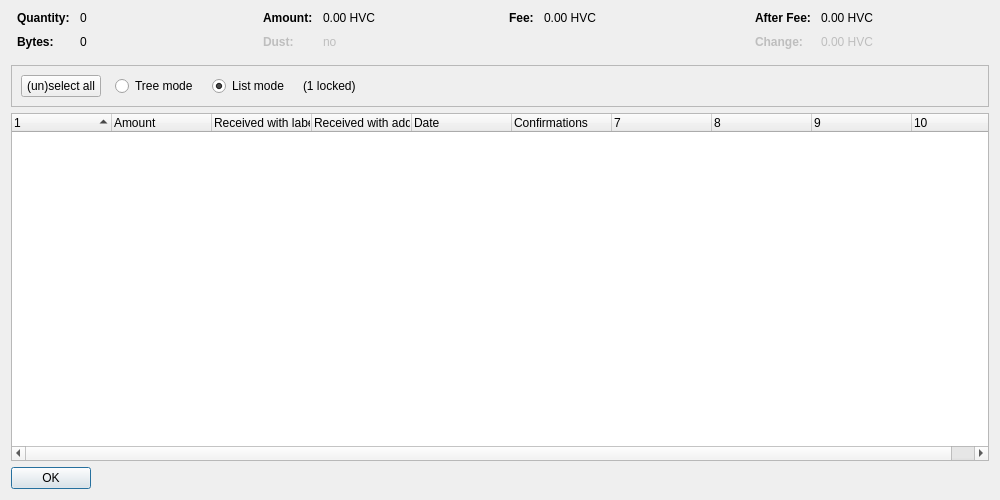
<?xml version="1.0" encoding="UTF-8"?>
<ui version="4.0">
 <class>CoinControlDialog</class>
 <widget class="QDialog" name="CoinControlDialog">
  <property name="geometry">
   <rect>
    <x>0</x>
    <y>0</y>
    <width>1000</width>
    <height>500</height>
   </rect>
  </property>
  <property name="windowTitle">
   <string>Coin Selection</string>
  </property>
  <layout class="QVBoxLayout" name="verticalLayout">
   <item>
    <layout class="QHBoxLayout" name="horizontalLayoutTop" stretch="0,0,0,0">
     <property name="topMargin">
      <number>0</number>
     </property>
     <property name="bottomMargin">
      <number>10</number>
     </property>
     <item>
      <layout class="QFormLayout" name="formLayoutCoinControl1">
       <property name="horizontalSpacing">
        <number>10</number>
       </property>
       <property name="verticalSpacing">
        <number>10</number>
       </property>
       <property name="leftMargin">
        <number>6</number>
       </property>
       <property name="rightMargin">
        <number>6</number>
       </property>
       <item row="0" column="0">
        <widget class="QLabel" name="labelCoinControlQuantityText">
         <property name="font">
          <font>
           <weight>75</weight>
           <bold>true</bold>
          </font>
         </property>
         <property name="text">
          <string>Quantity:</string>
         </property>
        </widget>
       </item>
       <item row="0" column="1">
        <widget class="QLabel" name="labelCoinControlQuantity">
         <property name="cursor">
          <cursorShape>IBeamCursor</cursorShape>
         </property>
         <property name="contextMenuPolicy">
          <enum>Qt::ActionsContextMenu</enum>
         </property>
         <property name="text">
          <string notr="true">0</string>
         </property>
         <property name="textInteractionFlags">
          <set>Qt::LinksAccessibleByMouse|Qt::TextSelectableByKeyboard|Qt::TextSelectableByMouse</set>
         </property>
        </widget>
       </item>
       <item row="1" column="0">
        <widget class="QLabel" name="labelCoinControlBytesText">
         <property name="font">
          <font>
           <weight>75</weight>
           <bold>true</bold>
          </font>
         </property>
         <property name="text">
          <string>Bytes:</string>
         </property>
        </widget>
       </item>
       <item row="1" column="1">
        <widget class="QLabel" name="labelCoinControlBytes">
         <property name="cursor">
          <cursorShape>IBeamCursor</cursorShape>
         </property>
         <property name="contextMenuPolicy">
          <enum>Qt::ActionsContextMenu</enum>
         </property>
         <property name="text">
          <string notr="true">0</string>
         </property>
         <property name="textInteractionFlags">
          <set>Qt::LinksAccessibleByMouse|Qt::TextSelectableByKeyboard|Qt::TextSelectableByMouse</set>
         </property>
        </widget>
       </item>
      </layout>
     </item>
     <item>
      <layout class="QFormLayout" name="formLayoutCoinControl2">
       <property name="horizontalSpacing">
        <number>10</number>
       </property>
       <property name="verticalSpacing">
        <number>10</number>
       </property>
       <property name="leftMargin">
        <number>6</number>
       </property>
       <property name="rightMargin">
        <number>6</number>
       </property>
       <item row="0" column="0">
        <widget class="QLabel" name="labelCoinControlAmountText">
         <property name="font">
          <font>
           <weight>75</weight>
           <bold>true</bold>
          </font>
         </property>
         <property name="text">
          <string>Amount:</string>
         </property>
        </widget>
       </item>
       <item row="0" column="1">
        <widget class="QLabel" name="labelCoinControlAmount">
         <property name="cursor">
          <cursorShape>IBeamCursor</cursorShape>
         </property>
         <property name="contextMenuPolicy">
          <enum>Qt::ActionsContextMenu</enum>
         </property>
         <property name="text">
          <string notr="true">0.00 HVC</string>
         </property>
         <property name="textInteractionFlags">
          <set>Qt::LinksAccessibleByMouse|Qt::TextSelectableByKeyboard|Qt::TextSelectableByMouse</set>
         </property>
        </widget>
       </item>
       <item row="1" column="0">
        <widget class="QLabel" name="labelCoinControlLowOutputText">
         <property name="enabled">
          <bool>false</bool>
         </property>
         <property name="font">
          <font>
           <weight>75</weight>
           <bold>true</bold>
          </font>
         </property>
         <property name="text">
          <string>Dust:</string>
         </property>
        </widget>
       </item>
       <item row="1" column="1">
        <widget class="QLabel" name="labelCoinControlLowOutput">
         <property name="enabled">
          <bool>false</bool>
         </property>
         <property name="cursor">
          <cursorShape>IBeamCursor</cursorShape>
         </property>
         <property name="contextMenuPolicy">
          <enum>Qt::ActionsContextMenu</enum>
         </property>
         <property name="text">
          <string notr="true">no</string>
         </property>
         <property name="textInteractionFlags">
          <set>Qt::LinksAccessibleByMouse|Qt::TextSelectableByKeyboard|Qt::TextSelectableByMouse</set>
         </property>
        </widget>
       </item>
      </layout>
     </item>
     <item>
      <layout class="QFormLayout" name="formLayoutCoinControl3">
       <property name="horizontalSpacing">
        <number>10</number>
       </property>
       <property name="verticalSpacing">
        <number>10</number>
       </property>
       <property name="leftMargin">
        <number>6</number>
       </property>
       <property name="rightMargin">
        <number>6</number>
       </property>
       <item row="0" column="0">
        <widget class="QLabel" name="labelCoinControlFeeText">
         <property name="font">
          <font>
           <weight>75</weight>
           <bold>true</bold>
          </font>
         </property>
         <property name="text">
          <string>Fee:</string>
         </property>
        </widget>
       </item>
       <item row="0" column="1">
        <widget class="QLabel" name="labelCoinControlFee">
         <property name="cursor">
          <cursorShape>IBeamCursor</cursorShape>
         </property>
         <property name="contextMenuPolicy">
          <enum>Qt::ActionsContextMenu</enum>
         </property>
         <property name="text">
          <string notr="true">0.00 HVC</string>
         </property>
         <property name="textInteractionFlags">
          <set>Qt::LinksAccessibleByMouse|Qt::TextSelectableByKeyboard|Qt::TextSelectableByMouse</set>
         </property>
        </widget>
       </item>
      </layout>
     </item>
     <item>
      <layout class="QFormLayout" name="formLayoutCoinControl4">
       <property name="horizontalSpacing">
        <number>10</number>
       </property>
       <property name="verticalSpacing">
        <number>10</number>
       </property>
       <property name="leftMargin">
        <number>6</number>
       </property>
       <property name="rightMargin">
        <number>6</number>
       </property>
       <item row="0" column="0">
        <widget class="QLabel" name="labelCoinControlAfterFeeText">
         <property name="font">
          <font>
           <weight>75</weight>
           <bold>true</bold>
          </font>
         </property>
         <property name="text">
          <string>After Fee:</string>
         </property>
        </widget>
       </item>
       <item row="0" column="1">
        <widget class="QLabel" name="labelCoinControlAfterFee">
         <property name="cursor">
          <cursorShape>IBeamCursor</cursorShape>
         </property>
         <property name="contextMenuPolicy">
          <enum>Qt::ActionsContextMenu</enum>
         </property>
         <property name="text">
          <string notr="true">0.00 HVC</string>
         </property>
         <property name="textInteractionFlags">
          <set>Qt::LinksAccessibleByMouse|Qt::TextSelectableByKeyboard|Qt::TextSelectableByMouse</set>
         </property>
        </widget>
       </item>
       <item row="1" column="0">
        <widget class="QLabel" name="labelCoinControlChangeText">
         <property name="enabled">
          <bool>false</bool>
         </property>
         <property name="font">
          <font>
           <weight>75</weight>
           <bold>true</bold>
          </font>
         </property>
         <property name="text">
          <string>Change:</string>
         </property>
        </widget>
       </item>
       <item row="1" column="1">
        <widget class="QLabel" name="labelCoinControlChange">
         <property name="enabled">
          <bool>false</bool>
         </property>
         <property name="cursor">
          <cursorShape>IBeamCursor</cursorShape>
         </property>
         <property name="contextMenuPolicy">
          <enum>Qt::ActionsContextMenu</enum>
         </property>
         <property name="text">
          <string notr="true">0.00 HVC</string>
         </property>
         <property name="textInteractionFlags">
          <set>Qt::LinksAccessibleByMouse|Qt::TextSelectableByKeyboard|Qt::TextSelectableByMouse</set>
         </property>
        </widget>
       </item>
      </layout>
     </item>
    </layout>
   </item>
   <item>
    <widget class="QFrame" name="frame">
     <property name="minimumSize">
      <size>
       <width>0</width>
       <height>40</height>
      </size>
     </property>
     <property name="frameShape">
      <enum>QFrame::StyledPanel</enum>
     </property>
     <property name="frameShadow">
      <enum>QFrame::Sunken</enum>
     </property>
     <layout class="QHBoxLayout" name="horizontalLayout">
      <item>
       <layout class="QHBoxLayout" name="horizontalLayoutPanel" stretch="0,0,0,0,0">
        <property name="spacing">
         <number>14</number>
        </property>
        <item>
         <widget class="QPushButton" name="pushButtonSelectAll">
          <property name="sizePolicy">
           <sizepolicy hsizetype="Maximum" vsizetype="Fixed">
            <horstretch>0</horstretch>
            <verstretch>0</verstretch>
           </sizepolicy>
          </property>
          <property name="text">
           <string>(un)select all</string>
          </property>
          <property name="autoDefault">
           <bool>false</bool>
          </property>
         </widget>
        </item>
        <item>
         <widget class="QRadioButton" name="radioTreeMode">
          <property name="sizePolicy">
           <sizepolicy hsizetype="Maximum" vsizetype="Fixed">
            <horstretch>0</horstretch>
            <verstretch>0</verstretch>
           </sizepolicy>
          </property>
          <property name="text">
           <string>Tree mode</string>
          </property>
         </widget>
        </item>
        <item>
         <widget class="QRadioButton" name="radioListMode">
          <property name="sizePolicy">
           <sizepolicy hsizetype="Maximum" vsizetype="Fixed">
            <horstretch>0</horstretch>
            <verstretch>0</verstretch>
           </sizepolicy>
          </property>
          <property name="text">
           <string>List mode</string>
          </property>
          <property name="checked">
           <bool>true</bool>
          </property>
         </widget>
        </item>
        <item>
         <widget class="QLabel" name="labelLocked">
          <property name="text">
           <string notr="true">(1 locked)</string>
          </property>
         </widget>
        </item>
        <item>
         <spacer name="horizontalSpacer">
          <property name="orientation">
           <enum>Qt::Horizontal</enum>
          </property>
          <property name="sizeHint" stdset="0">
           <size>
            <width>40</width>
            <height>20</height>
           </size>
          </property>
         </spacer>
        </item>
       </layout>
      </item>
     </layout>
    </widget>
   </item>
   <item>
    <widget class="CoinControlTreeWidget" name="treeWidget">
     <property name="contextMenuPolicy">
      <enum>Qt::CustomContextMenu</enum>
     </property>
     <property name="sortingEnabled">
      <bool>false</bool>
     </property>
     <property name="columnCount">
      <number>10</number>
     </property>
     <attribute name="headerShowSortIndicator" stdset="0">
      <bool>true</bool>
     </attribute>
     <attribute name="headerStretchLastSection">
      <bool>false</bool>
     </attribute>
     <column>
      <property name="text">
       <string/>
      </property>
     </column>
     <column>
      <property name="text">
       <string>Amount</string>
      </property>
     </column>
     <column>
      <property name="text">
       <string>Received with label</string>
      </property>
     </column>
     <column>
      <property name="text">
       <string>Received with address</string>
      </property>
     </column>
     <column>
      <property name="text">
       <string>Date</string>
      </property>
     </column>
     <column>
      <property name="text">
       <string>Confirmations</string>
      </property>
      <property name="toolTip">
       <string>Confirmed</string>
      </property>
     </column>
     <column>
      <property name="text">
       <string/>
      </property>
     </column>
     <column>
      <property name="text">
       <string/>
      </property>
     </column>
     <column>
      <property name="text">
       <string/>
      </property>
     </column>
     <column>
      <property name="text">
       <string/>
      </property>
     </column>
    </widget>
   </item>
   <item>
    <widget class="QDialogButtonBox" name="buttonBox">
     <property name="sizePolicy">
      <sizepolicy hsizetype="Maximum" vsizetype="Fixed">
       <horstretch>0</horstretch>
       <verstretch>0</verstretch>
      </sizepolicy>
     </property>
     <property name="orientation">
      <enum>Qt::Horizontal</enum>
     </property>
     <property name="standardButtons">
      <set>QDialogButtonBox::Ok</set>
     </property>
    </widget>
   </item>
  </layout>
 </widget>
 <customwidgets>
  <customwidget>
   <class>CoinControlTreeWidget</class>
   <extends>QTreeWidget</extends>
   <header>coincontroltreewidget.h</header>
  </customwidget>
 </customwidgets>
 <resources/>
 <connections/>
</ui>
